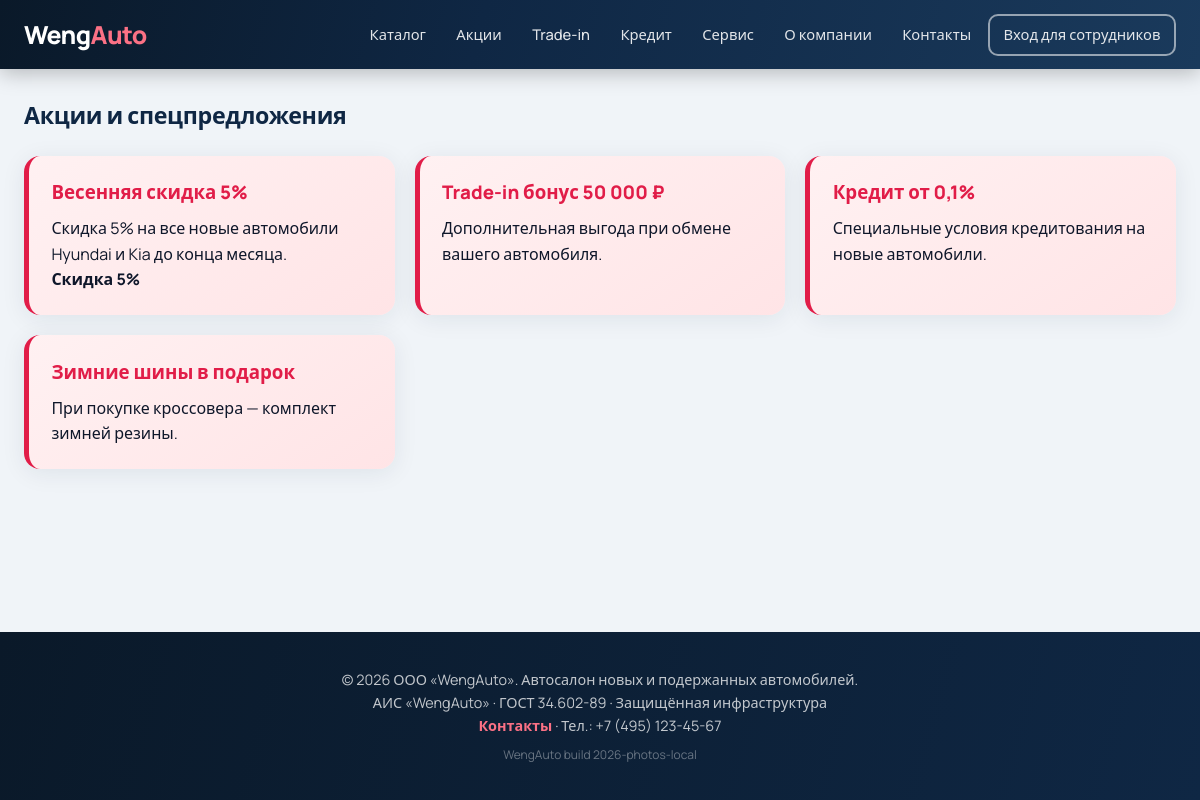
The app's page /promos with its own data.
### models.py (models this page shows)
class Promo(db.Model):
    __tablename__ = 'promos'
    id = db.Column(db.Integer, primary_key=True)
    title = db.Column(db.String(200), nullable=False)
    description = db.Column(db.Text)
    discount_percent = db.Column(db.Integer, default=0)
    active = db.Column(db.Boolean, default=True)
    valid_until = db.Column(db.DateTime)
    created_at = db.Column(db.DateTime, default=datetime.utcnow)

### modules/website.py (the view)
@website_bp.route('/promos')
def promos():
    items = Promo.query.filter_by(active=True).all()
    return render_template('promos.html', promos=items)

### modules/security.py (called while the page is built)
def is_blocked_user_agent(ua: str) -> bool:
    if not ua or len(ua) < 10:
        return True
    low = ua.lower()
    allowed = current_app.config.get('ALLOWED_BOT_UA', [])
    if any(a in low for a in allowed):
        return False
    blocked = current_app.config.get('BLOCKED_UA_SUBSTRINGS', [])
    return any(b in low for b in blocked)

def looks_like_scraper() -> bool:
    ua = request.headers.get('User-Agent', '')
    if is_blocked_user_agent(ua):
        return True
    if not ua:
        return True
    accept = request.headers.get('Accept', '')
    if request.method == 'GET' and request.path not in ('/robots.txt', '/sitemap.xml'):
        if not accept:
            return True
        if 'text/html' not in accept and '*/*' not in accept and 'application/json' in accept:
            if not request.path.startswith('/api/'):
                return True
    if request.method == 'GET' and not request.path.startswith('/api/'):
        if not request.headers.get('Accept-Language') and 'mozilla' not in ua.lower():
            return True
    return False

def anti_bot_middleware():
    if request.path.startswith('/static/'):
        return None
    if current_app.config.get('TESTING'):
        ua = request.headers.get('User-Agent', '')
        if is_blocked_user_agent(ua):
            abort(403)
        return None
    if looks_like_scraper():
        abort(403)
    return None

### templates/promos.html (shortened to what this page needs)
{% extends "base.html" %}
{% block content %}
<h1 class="section-title">Акции и спецпредложения</h1>
<div class="promo-grid">
  {% for p in promos %}
  <div class="promo-card">
    <h3>{{ p.title }}</h3>
    <p>{{ p.description }}</p>
    {% if p.discount_percent %}<p><strong>Скидка {{ p.discount_percent }}%</strong></p>{% endif %}
  </div>
  {% else %}
  <p>Активных акций пока нет.</p>
  {% endfor %}
</div>
{% endblock %}

### static/css/style.css (style rules this page uses)
:root { --primary: #0f2744; --primary-mid: #1a3a5c; --primary-light: #2b6cb0; --accent: #e11d48; --accent-hover: #be123c; --gold: #d4a017; --success: #059669; --bg: #f0f4f8; --card: #ffffff; --text: #0f172a; --muted: #64748b; --border: #e2e8f0; --radius: 16px; --shadow: 0 4px 24px rgba(15, 39, 68, 0.08); --shadow-lg: 0 12px 40px rgba(15, 39, 68, 0.14); }
* { box-sizing: border-box; margin: 0; padding: 0; }
body { font-family: 'Manrope', system-ui, sans-serif; background: var(--bg); color: var(--text); line-height: 1.6; min-height: 100vh; display: flex; flex-direction: column; }
.section-title { font-size: 1.45rem; font-weight: 800; margin-bottom: 1.35rem; color: var(--primary); letter-spacing: -0.3px; display: flex; align-items: center; gap: 0.5rem; }
.promo-grid { display: grid; grid-template-columns: repeat(auto-fill, minmax(280px, 1fr)); gap: 1.25rem; }
.promo-card { background: linear-gradient(145deg, #fff1f2 0%, #ffe4e6 100%); border-left: 5px solid var(--accent); padding: 1.4rem; border-radius: var(--radius); box-shadow: var(--shadow); }
.promo-card h3 { color: var(--accent); margin-bottom: 0.5rem; font-weight: 800; }

### records on screen
Promo: title "Весенняя скидка 5%", description "Скидка 5% на все новые автомобили Hyundai и Kia до конца месяца.", discount_percent "5"
Promo: title "Trade-in бонус 50 000 ₽", description "Дополнительная выгода при обмене вашего автомобиля."
Promo: title "Кредит от 0,1%", description "Специальные условия кредитования на новые автомобили."
Promo: title "Зимние шины в подарок", description "При покупке кроссовера — комплект зимней резины."
